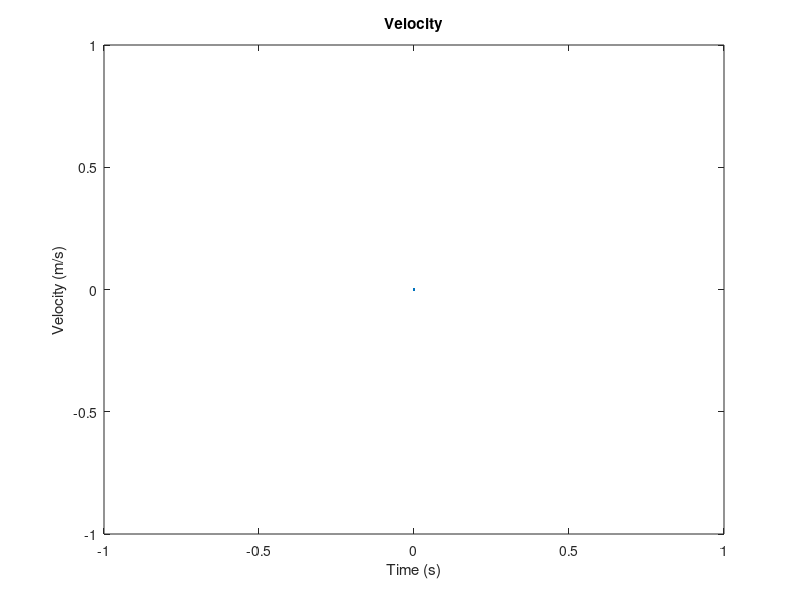

This figure's MATLAB source: (Note: this script raises an error after producing the figure.)
clear;
close all;
%variables changed in simulatons
% frequencies
f0 = 300; 
angle=90;%in degrees
animate=false;
figure;
EndTime=50;%in s
SampleRate=10;%sample/s
SinFrequency=.1;%Hz
amplitude=10;
direction=[cosd(angle),sind(angle)];
% position 
P = [0,0]; % (x1,y1)
P2 = [30,0;30,10;30,20;30,30;30,40]; % (x1,y1)z
% previous position pf source
PT = [0,0]; % (x1,y1)
% sound speed
c = 1500; % m/s
if animate
    S=2;
else
    S=1;
end
subplot(S,1,1);
h2 = plot(0,0);
L = subplot(S,1,1);
xlabel(L,'Time (s)');
ylabel(L,'Velocity (m/s)');
title(L,'Velocity');
PT(1)=direction(1)*amplitude*cos(-1/SampleRate*pi*SinFrequency);
PT(2)=15+direction(2)*amplitude*cos(-1/SampleRate*pi*SinFrequency);
fr=zeros(5,EndTime*SampleRate);
cosAngles=zeros(5,EndTime*SampleRate);
Ranges=zeros(5,EndTime*SampleRate);
for i=0:1/SampleRate:EndTime
    P(1)=direction(1)*amplitude*cos(i*pi*SinFrequency);
    P(2)=15+direction(2)*amplitude*cos(i*pi*SinFrequency);
	d = CalculateDistance(P(1),P(2),0,PT(1),PT(2),0);
    if(P(2)>PT(2)||P(1)>PT(1))
        vt = d*2*SampleRate;
    else
        vt = -d*2*SampleRate;
    end
    for k=1:5
        ds = CalculateDistance(P(1),P(2),0,P2(k,1),P2(k,2),0);
        cosAngle=((P2(k,1)-P(1))*direction(1)+(P2(k,2)-P(2))*direction(2))/ds;
        j=int16(i*SampleRate)+1;
        cosAngles(k,j)=acosd(cosAngle);
        fr(k,j)=c/(c-vt*cosAngle);
        Ranges(k,j) = CalculateDistance(P(1),P(2),0,P2(k,1),P2(k,2),0)/1000;
    end
    xd = get(h2,'xdata');
    yd = get(h2,'ydata');
    set(h2,'xdata',[xd(:) ; i],'ydata',[yd(:) ; vt]);
    if animate
        subplot(S,1,2);
        plot(P(1),P(2),'ro');
        hold on;
        plot(P2(1,1),P2(1,2),'o');
        plot(P2(2,1),P2(2,2),'o');
        plot(P2(3,1),P2(3,2),'o');
        plot(P2(4,1),P2(4,2),'o');
        plot(P2(5,1),P2(5,2),'o');
        hold off;
        if amplitude>40
            xlim([-amplitude amplitude]);
            ylim([-amplitude amplitude]);
        else
            xlim([-40 40]);
            ylim([-40 40]);
        end
        pause(.1);
    end
    PT(1)=P(1);
    PT(2)=P(2);
end
figure;
for i=1:length(f0)
    plot(0:1/SampleRate:EndTime,fr*f0(i)-f0(i));
end
xlabel('Time (s)');
ylabel('Doppler shift (Hertz)');
title(['Doppler shift at angle ' num2str(angle) ' frequency ' num2str(f0) 'Hz']);
legend('depth 0','depth 10','depth 20','depth 30','depth 40');
figure;
for i=1:length(f0)
    plot(0:1/SampleRate:EndTime,cosAngles);
end
xlabel('Time (s)');
xlim([0 38]);
ylim([0 180]);
ylabel('Angle (degree)');
title(['theta at beta ' num2str(angle) ' frequency ' num2str(f0) 'Hz']);
legend('depth 0','depth 10','depth 20','depth 30','depth 40');
figure;
plot(direction(1)*amplitude,15+direction(2)*amplitude,'ro');
text(2+direction(1)*amplitude,15+direction(2)*amplitude,['S(' num2str(direction(1)*amplitude) ',' num2str(15+direction(2)*amplitude) ')']);
hold on
plot(-direction(1)*amplitude,15-direction(2)*amplitude,'ro');
text(2-direction(1)*amplitude,15-direction(2)*amplitude,['S(' num2str(-direction(1)*amplitude) ',' num2str(15-direction(2)*amplitude) ')']);
for i=1:length(P2)
    hold on
    plot(30,P2(i,2),'x');
    text(31,P2(i,2)+1,['R' num2str(i) '(30,' num2str(P2(i,2)) ')']);
end
xlim([-15 38]);
ylim([0 45]);
h = gca;
set(h, 'YDir', 'reverse');
xlabel('x-position');
ylabel('Depth');
title(['Positions of sender and receivers with movement at ' num2str(angle)]);

figure;
f2 = fr.*f0/1000;
f2 = f2.*f2;
alpha=zeros(5,EndTime*SampleRate);
TL=zeros(5,EndTime*SampleRate);
for i=1:5
    for j=1:length(fr)
        alpha(i,j) = 0.11*f2(i,j)/(1+f2(i,j)) + 44*f2(i,j)/(4100+f2(i,j)) + 0.000275.*f2(i,j) + 0.003; 
        TL(i,j) = 2*10*log10(1e3*Ranges(i,j)) + alpha(i,j)*Ranges(i,j);
    end
end
semilogy(0:1/SampleRate:EndTime,TL);
legend('depth 0','depth 10','depth 20','depth 30','depth 40');
xlabel('Time (s)');
ylabel('Transmission Loss (dB)')
title(['Attenuation at receivers with movement at ' num2str(angle)]);
axis ij;
grid on;
axis([1 50 26 34]);